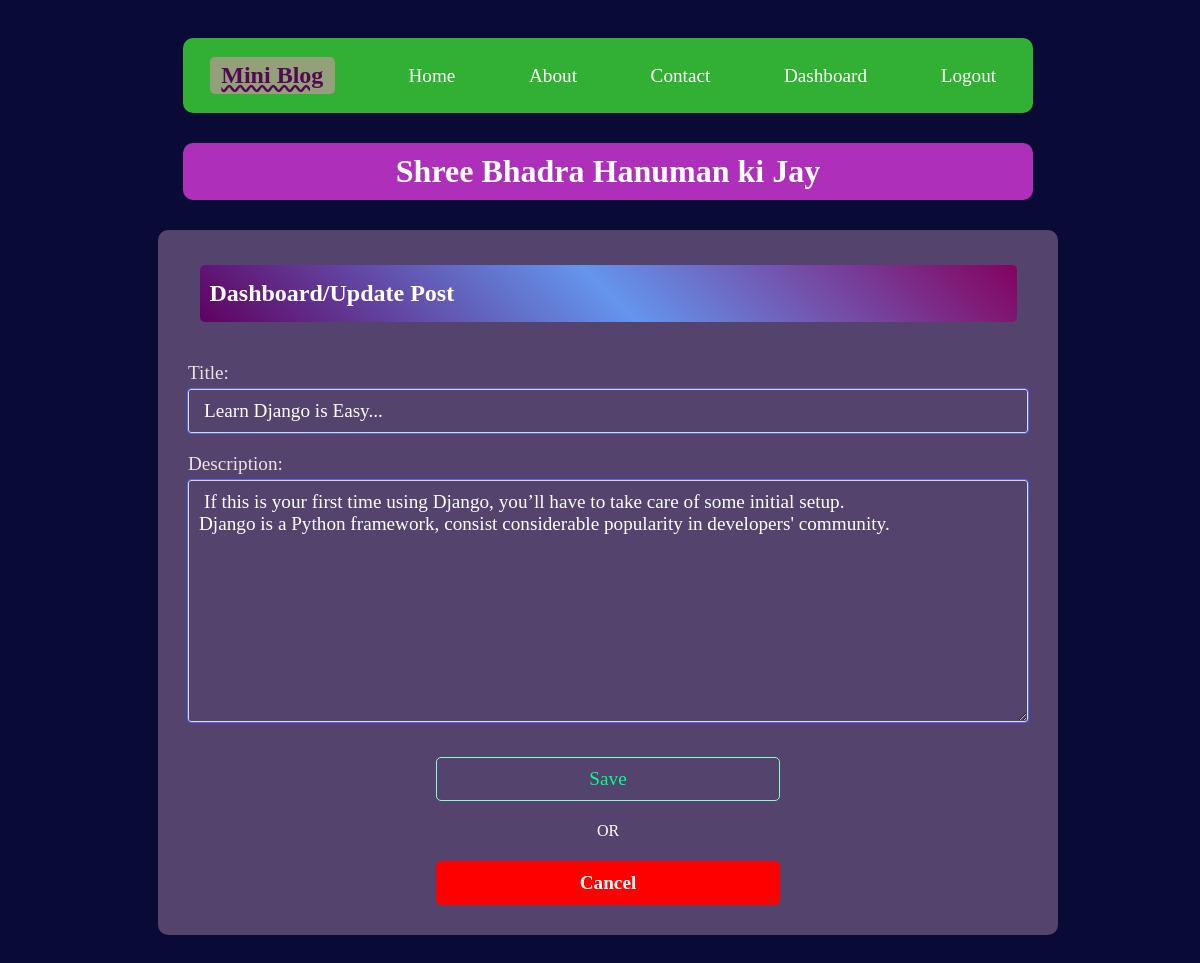
The page /edit_post/5 (signed in) on the database its author committed.
### blog/models.py (models this page shows)
class Post(models.Model):
  title = models.CharField(max_length=200)
  description = models.TextField()

### blog/views.py (the view)
# urls.py: path('edit_post/<int:post_id>', views.edit_post, name='edit_post'),
def edit_post(request, post_id):
  if request.user.is_authenticated:
    post = Post.objects.get(pk=post_id)
    if request.method == 'POST':
      form = PostEditForm(request.POST, instance=post)
      if form.is_valid():
        form.save()
        messages.success(request, "Post updated SUCCESSFULLY !!")
        return HttpResponseRedirect('/dashboard/')
    else:
      form = PostEditForm(instance=post)
    return render(request, 'blog/add_edit_post.html', {'form': form, 'add_post': False})
  else:
    return HttpResponseRedirect('/login/')

### blog/forms.py
class PostEditForm(forms.ModelForm):
  class Meta():
    model = Post
    fields = ('title', 'description')
    widgets = {
      'title': forms.TextInput(attrs={'placeholder': 'Enter Post Title here....'}),
      'description': forms.Textarea(attrs={'placeholder': 'Enter Description of Post here....'}),
    }

### blog/templates/blog/add_edit_post.html (shortened to what this page needs)
{% extends "blog/base.html" %}
{% block body  %}
  {% include "blog/nav.html" %}
  <h1>Shree Bhadra Hanuman ki Jay </h1>
  <div class="form-container">
    {% if add_post %}
      <h2 class='update-edit-path'>Dashboard/Add Post</h2>
      {% else %}
      <h2 class='update-edit-path'>Dashboard/Update Post</h2>
    {% endif %}
    {% include 'blog/form.html' with p='Save' %}
    <div class="option-btn-container">
      <p>OR</p>
      <a class='login-option-link back-btn' href="{% url 'dashboard' %}">Cancel</a>
    </div>
  </div>
{% endblock body  %}

### blog/templates/blog/form.html (shortened to what this page needs)
<form action="" method='POST' novalidate>
  {% for field  in form  %}
    <div class="input-field-wrapper">
      {{field.label_tag}}
      {{field}}
    </div>
  {% endfor %}
  <input class="signup-button" type="submit" value="{{p}}">
</form>

### blog/static/blog/css/index.css (style rules this page uses)
* { border: none; font-family: cursive; box-sizing: border-box; outline: none; }
body { min-height: 100vh; width: 100%; background-color: #0a0a36; color: #fff; padding: 20px; }
h1 { background-color: #f841f5b0; color: #fff; padding: 10px 20px; max-width: 850px; text-align: center; margin: 30px auto; border-radius: 10px; }
.form-container { margin: 10px auto 50px; min-width:350px; max-width:900px; padding: 30px 20px; background-color: #fac7ec4d; border-radius: 10px; }
.form-container h2 { margin: 5px auto 15px; padding: 15px 10px; width:95%; border-radius: 5px; background: linear-gradient(45deg, #600160, #6495ed, #84025f); text-align: center; font-weight: 600; }
.form-container .update-edit-path { margin: 5px auto 30px; padding: 15px 10px; border-radius: 5px; width: 95%; background: linear-gradient(45deg, #fac7ec4d); font-weight: 600; text-align: left; }
form { width: 100%; margin: 5px auto 0; padding: 10px 0 0; display: flex; flex-direction: column; align-items: center; row-gap: 15px; }
.input-field-wrapper { width: 100%; font-size: 1.2rem; padding: 0 10px; }
.input-field-wrapper label { color: #eae4e4; }
.input-field-wrapper input, .input-field-wrapper textarea { padding: 10px; margin: 5px 0; font-size: 1.2rem; width: 100%; border: 1px solid #dadada; outline: 1px solid #4e63fe; text-indent: 5px; border-radius: 3px; color: #fff; background-color: transparent; }
.input-field-wrapper input::placeholder { color: #b7b7b7; text-indent: 5px; }
.signup-button { padding: 10px 20px; border-radius: 5px; background-color: transparent; font-size: 1.2rem; width: 40%; margin: 10px auto 5px; text-align: center; cursor: pointer; }
.signup-button { border: 1px solid #87fec7; color: #03ff8d; }
.option-btn-container { width: 100%; display: flex; flex-direction: column; align-items: center; justify-content: center; row-gap: 5px; color: #fff; }
.login-option-link { width: 40%; text-align: center; text-decoration: none; font-size: 1.2rem; font-weight: 600; color: #fff; padding: 10px 20px; border-radius: 5px; background-color: #c77801; border: 1px solid #c77801; }
.back-btn { background-color: #ff0000; border: 1px solid #ff0000; }

### rows shown on the page
Post: form "Learn Django is Easy..." "If this is your first time using Django, you’ll have to take care of some initial setup. Django is a Python framework, consist considerable popularity in developers' community."

### other values the page prints
{{ field.label_tag }} "Title:" "Description:"
